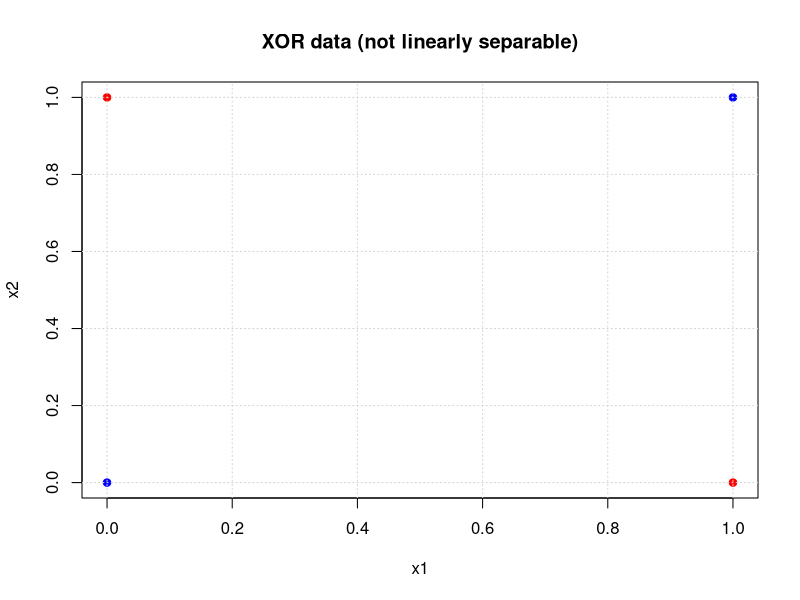
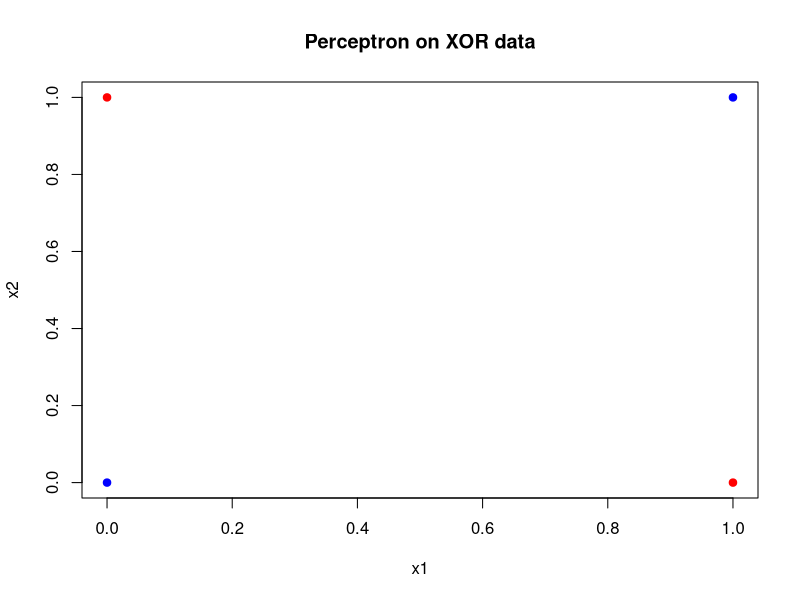

Write the R code that produced these figures, in order.
############################################################
# DataAI_Media_perceptron2.R
# データ・AI活用実践（初級）
# メディアデータ分析2：パーセプトロン（線形分離不可能の例）
# ipynb → R 完全変換（全コード＋日本語コメント）
############################################################


############################################################
# Section 1: 基本情報
############################################################

version   # Rのバージョン確認


############################################################
# Section 2: 目的（コメント）
############################################################

# 目的：
# ・パーセプトロンが線形分離不可能なデータでは
#   収束しないことを確認する
# ・XOR 問題を通してモデルの限界を理解する


############################################################
# Section 3: XORデータの作成（線形分離不可能）
############################################################

# 特徴量（2次元）
X <- matrix(
  c(0,0,
    0,1,
    1,0,
    1,1),
  ncol = 2,
  byrow = TRUE
)

# ラベル（XOR）
# 同じ値同士 → -1、異なる値 → +1
y <- c(-1, 1, 1, -1)

print(X)
print(y)


############################################################
# Section 4: データの可視化
############################################################

plot(X[,1], X[,2],
     col = ifelse(y == 1, "red", "blue"),
     pch = 19,
     xlab = "x1",
     ylab = "x2",
     main = "XOR data (not linearly separable)")
grid()


############################################################
# Section 5: パーセプトロンの初期設定
############################################################

w <- c(0, 0)   # 重み
b <- 0         # バイアス
eta <- 1       # 学習率
epoch <- 20    # エポック数


############################################################
# Section 6: パーセプトロン学習ループ
############################################################

for (e in 1:epoch) {
  
  cat("epoch =", e, "\n")
  
  for (i in 1:nrow(X)) {
    
    # 線形結合
    u <- sum(w * X[i, ]) + b
    
    # 予測
    y_hat <- ifelse(u >= 0, 1, -1)
    
    # 間違えたら更新
    if (y_hat != y[i]) {
      w <- w + eta * y[i] * X[i, ]
      b <- b + eta * y[i]
    }
    
    cat(" data", i,
        "u =", u,
        "y_hat =", y_hat,
        "w =", w,
        "b =", b, "\n")
  }
  
  cat("----\n")
}


############################################################
# Section 7: 学習結果の確認
############################################################

cat("final w =", w, " b =", b, "\n")

# 各点の予測
pred <- apply(X, 1, function(x){
  ifelse(sum(w * x) + b >= 0, 1, -1)
})

pred
y


############################################################
# Section 8: 決定境界の描画（参考）
############################################################

plot(X[,1], X[,2],
     col = ifelse(y == 1, "red", "blue"),
     pch = 19,
     xlab = "x1",
     ylab = "x2",
     main = "Perceptron on XOR data")

# 決定境界（存在すると仮定した直線）
# 実際には XOR は1本の直線では分離できない
if (w[2] != 0) {
  abline(a = -b / w[2],
         b = -w[1] / w[2],
         lwd = 2)
}


############################################################
# Section 9: 考察（コメント）
############################################################

# ・XORデータは線形分離不可能である
# ・そのため、パーセプトロンは学習を繰り返しても
#   正しく分類できず、重みが安定しない
# ・この問題を解決するには、
#   多層パーセプトロン（ニューラルネットワーク）や
#   非線形変換が必要になる


############################################################
# 以上：DataAI_Media_perceptron2.ipynb の全内容を
# Rスクリプトとして完全に再構成
############################################################
